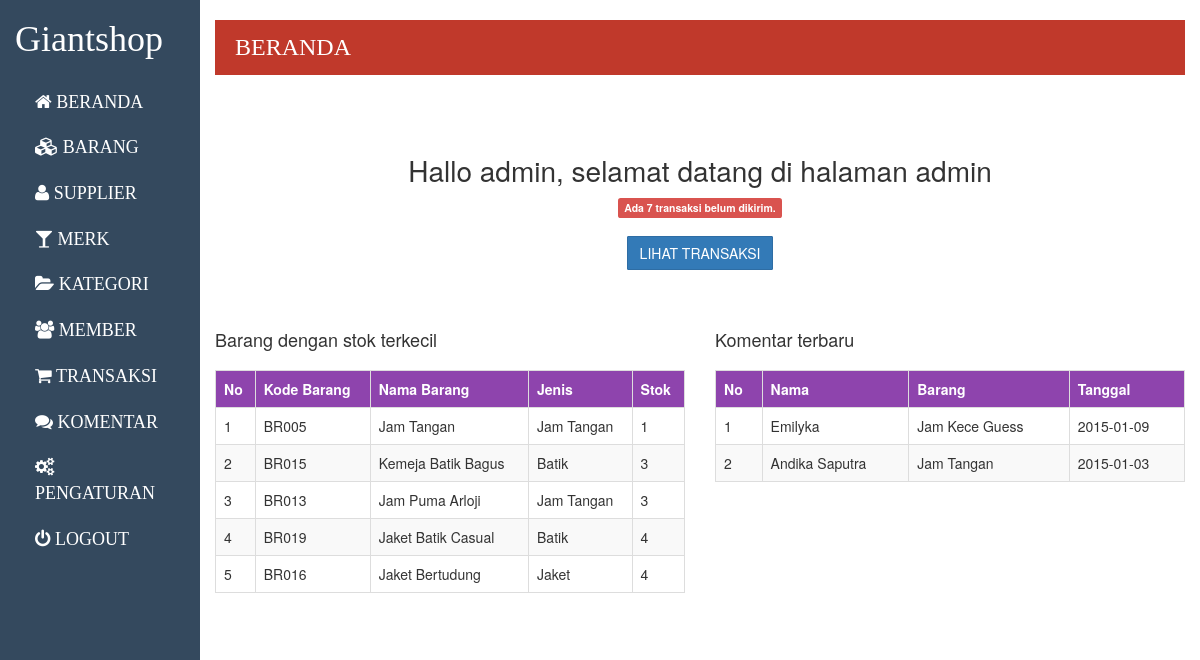
Page /admin/index.php (signed in) on the committed database.
### tables this page shows
CREATE TABLE IF NOT EXISTS `barang` (
  `kdbarang` char(5) NOT NULL,
  `nmbarang` varchar(50) NOT NULL,
  `kdjenis` char(5) NOT NULL,
  `kdmerk` char(5) NOT NULL,
  `kdsupplier` char(5) NOT NULL,
  `deskripsi` text NOT NULL,
  `foto` varchar(50) DEFAULT NULL,
  `harga` int(11) NOT NULL,
  `stok` int(4) NOT NULL
);

CREATE TABLE IF NOT EXISTS `jenis` (
  `kdjenis` char(5) NOT NULL,
  `nmjenis` varchar(25) NOT NULL
);

CREATE TABLE IF NOT EXISTS `komentar` (
`idkomentar` int(11) NOT NULL,
  `email` varchar(50) DEFAULT NULL,
  `kdbarang` char(5) DEFAULT NULL,
  `tgl` date NOT NULL,
  `isikomentar` text
);

CREATE TABLE IF NOT EXISTS `user` (
  `email` varchar(50) NOT NULL,
  `password` varchar(50) NOT NULL,
  `nama` varchar(50) NOT NULL,
  `notelp` varchar(15) NOT NULL,
  `alamat` text NOT NULL
);

### admin/default.php (the view)
   <div class="title">
       <h3>beranda</h3>
   </div>
   <div class="row">
   	<div class="col-md-8 col-md-offset-2 dashboard">
		<h3>Hallo admin, selamat datang di halaman admin</h3>
		<?php
		$sql = mysql_query("SELECT * FROM trx WHERE idstatus=1");
		$c = mysql_num_rows($sql);
		echo "<h5 class='label label-danger'>Ada ".$c." transaksi belum dikirim.</h5>";
		?>
		<br /><br />
		<a href="index.php?p=transaksi" class="btn btn-primary">LIHAT TRANSAKSI</a>
	</div>
</div>
<div class="row">
	<div class="col-md-6">
		<h4>Barang dengan stok terkecil</h4>
		<table cellspacing=0 class="table table-striped table-bordered">
			<tr>
				<th>No</th>
				<th>Kode Barang</th>
				<th>Nama Barang</th>
				<th>Jenis</th>
				<th>Stok</th>
			</tr>
		<?php
		$q = "SELECT kdbarang, nmbarang, nmjenis, stok FROM barang JOIN jenis ON barang.kdjenis=jenis.kdjenis JOIN supplier ON barang.kdsupplier=supplier.kdsupplier ORDER BY stok ASC LIMIT 0,5";
		$sql = mysql_query($q);
		$no = 1;
		while($res = mysql_fetch_array($sql)){?>
			<tr>
				<td><?php echo $no; ?></td>
				<td><?php echo $res[0]; ?></td>
				<td><?php echo $res[1]; ?></td>
				<td><?php echo $res[2]; ?></td>
				<td><?php echo $res[3]; ?></td>
			</tr>
		<?php
			$no++;
		}
		?>
		</table>
	</div>
	<div class="col-md-6">
		<h4>Komentar terbaru</h4>
		<table cellspacing=0 class="table table-striped table-bordered">
			<tr>
				<th>No</th>
				<th>Nama</th>
				<th>Barang</th>
				<th>Tanggal</th>
			</tr>
		<?php
		$q = "SELECT nama, nmbarang, tgl FROM user U JOIN komentar K ON U.email=K.email JOIN barang B ON B.kdbarang=K.kdbarang ORDER BY tgl DESC LIMIT 0,5";
		$sql = mysql_query($q);
		$no = 1;
		while($res = mysql_fetch_array($sql)){?>
			<tr>
				<td><?php echo $no; ?></td>
				<td><?php echo $res[0]; ?></td>
				<td><?php echo $res[1]; ?></td>
				<td><?php echo $res[2]; ?></td>
			</tr>
		<?php
			$no++;
		}
		?>
		</table>
	</div>
</div>

### assets/css/admin.css (style rules this page uses)
table { margin: 20px auto; }
table th { background-color: #8e44ad; color: #fff; }
.title { background-color: #c0392b; color: #fff; padding: 10px 20px; margin-bottom: 30px; }
.title h3 { margin: 0; text-transform: uppercase; font-family: Langdon; display: inline-block; line-height: 35px; }
.dashboard { text-align: center; margin-top: 30px; margin-bottom: 50px; }
.dashboard h3 { font-size: 28px; }

### rows in the picture
barang: kdbarang "BR005", nmbarang "Jam Tangan", kdjenis.nmjenis "Jam Tangan", stok "1"
barang: kdbarang "BR015", nmbarang "Kemeja Batik Bagus", kdjenis.nmjenis "Batik", stok "3"
barang: kdbarang "BR013", nmbarang "Jam Puma Arloji", kdjenis.nmjenis "Jam Tangan", stok "3"
barang: kdbarang "BR019", nmbarang "Jaket Batik Casual", kdjenis.nmjenis "Batik", stok "4"
barang: kdbarang "BR016", nmbarang "Jaket Bertudung", kdjenis.nmjenis "Jaket", stok "4"
komentar: email.nama "Emilyka", kdbarang.nmbarang "Jam Kece Guess", tgl "2015-01-09"
komentar: email.nama "Andika Saputra", kdbarang.nmbarang "Jam Tangan", tgl "2015-01-03"

### other values in the picture
$c "7"
